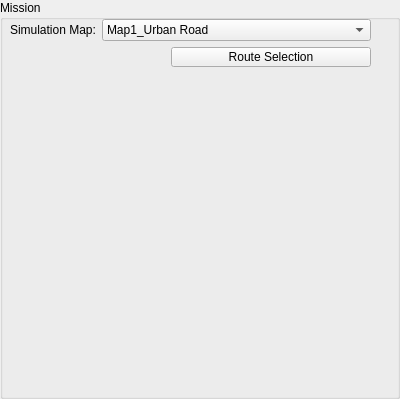
         <widget class="QGroupBox" name="groupBox_2">
          <property name="sizePolicy">
           <sizepolicy hsizetype="Preferred" vsizetype="Fixed">
            <horstretch>0</horstretch>
            <verstretch>0</verstretch>
           </sizepolicy>
          </property>
          <property name="minimumSize">
           <size>
            <width>0</width>
            <height>0</height>
           </size>
          </property>
          <property name="maximumSize">
           <size>
            <width>16777215</width>
            <height>403</height>
           </size>
          </property>
          <property name="title">
           <string>Mission</string>
          </property>
          <widget class="QWidget" name="gridLayoutWidget">
           <property name="geometry">
            <rect>
             <x>10</x>
             <y>19</y>
             <width>381</width>
             <height>66</height>
            </rect>
           </property>
           <layout class="QGridLayout" name="gridLayout_2">
            <property name="sizeConstraint">
             <enum>QLayout::SetFixedSize</enum>
            </property>
            <item row="1" column="1">
             <widget class="QPushButton" name="buttonMap">
              <property name="sizePolicy">
               <sizepolicy hsizetype="Preferred" vsizetype="Fixed">
                <horstretch>0</horstretch>
                <verstretch>0</verstretch>
               </sizepolicy>
              </property>
              <property name="minimumSize">
               <size>
                <width>0</width>
                <height>0</height>
               </size>
              </property>
              <property name="maximumSize">
               <size>
                <width>200</width>
                <height>20</height>
               </size>
              </property>
              <property name="baseSize">
               <size>
                <width>0</width>
                <height>20</height>
               </size>
              </property>
              <property name="layoutDirection">
               <enum>Qt::RightToLeft</enum>
              </property>
              <property name="text">
               <string>Route Selection</string>
              </property>
             </widget>
            </item>
            <item row="0" column="0">
             <widget class="QLabel" name="label_5">
              <property name="sizePolicy">
               <sizepolicy hsizetype="Preferred" vsizetype="Preferred">
                <horstretch>0</horstretch>
                <verstretch>0</verstretch>
               </sizepolicy>
              </property>
              <property name="minimumSize">
               <size>
                <width>0</width>
                <height>0</height>
               </size>
              </property>
              <property name="maximumSize">
               <size>
                <width>100</width>
                <height>16777215</height>
               </size>
              </property>
              <property name="text">
               <string>Simulation Map:</string>
              </property>
             </widget>
            </item>
            <item row="0" column="1">
             <widget class="QComboBox" name="comboMap">
              <property name="enabled">
               <bool>true</bool>
              </property>
              <property name="sizePolicy">
               <sizepolicy hsizetype="Preferred" vsizetype="Fixed">
                <horstretch>0</horstretch>
                <verstretch>0</verstretch>
               </sizepolicy>
              </property>
              <property name="minimumSize">
               <size>
                <width>269</width>
                <height>0</height>
               </size>
              </property>
              <property name="maximumSize">
               <size>
                <width>269</width>
                <height>16777215</height>
               </size>
              </property>
              <item>
               <property name="text">
                <string>Map1_Urban Road</string>
               </property>
              </item>
              <item>
               <property name="text">
                <string>Map2_Highway</string>
               </property>
              </item>
              <item>
               <property name="text">
                <string>Map3_Shanghai Anting</string>
               </property>
              </item>
              <item>
               <property name="text">
                <string>Map4_Beijing Changping</string>
               </property>
              </item>
              <item>
               <property name="text">
                <string>Map5_Mcity</string>
               </property>
              </item>
             </widget>
            </item>
           </layout>
          </widget>
          <widget class="QLabel" name="label_map">
           <property name="geometry">
            <rect>
             <x>13</x>
             <y>80</y>
             <width>370</width>
             <height>310</height>
            </rect>
           </property>
           <property name="sizePolicy">
            <sizepolicy hsizetype="Fixed" vsizetype="Fixed">
             <horstretch>0</horstretch>
             <verstretch>0</verstretch>
            </sizepolicy>
           </property>
           <property name="text">
            <string/>
           </property>
           <property name="pixmap">
            <pixmap>../Resources/Tools/map_background.png</pixmap>
           </property>
          </widget>
         </widget>
